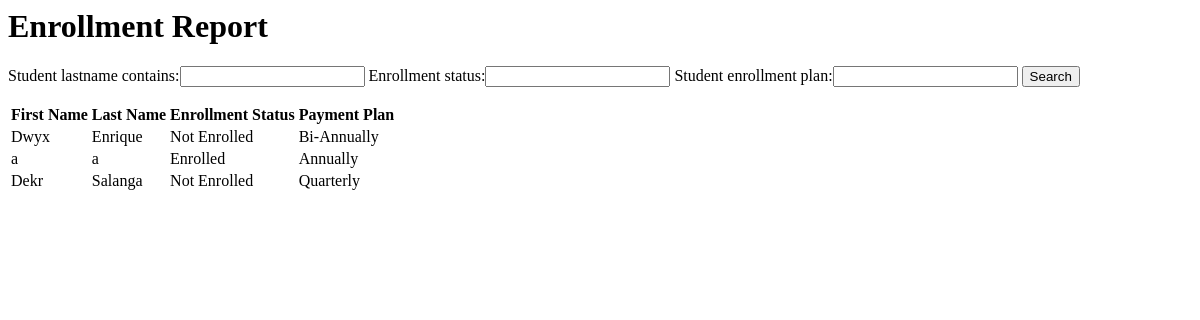
/studentEnrollment, run on an earlier commit of the app's database.
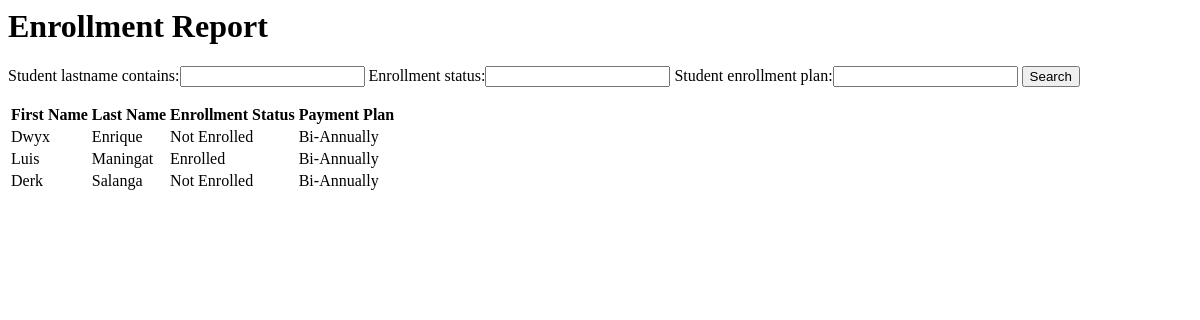
And on a later commit of the database.
### sis_app/models.py (models this page shows)
class Account(models.Model):
    username = models.CharField(max_length=128)
    password = models.CharField(max_length=128)#passwords should be stored hashed
    class Meta:
        abstract=True # Don't use this line if you want Contact to have its own table

class Student(Account):
    student_firstname = models.CharField(max_length=128, default=None)#
    student_lastname = models.CharField(max_length=128, default=None)#
    student_middlename = models.CharField(max_length=128, default=None)
    student_nickname = models.CharField(max_length=128, default=None)
    student_birthday = models.DateField(default=datetime.date.today())
    grade_levels = [
        ('Nursery','Nursery'),
        ('Kinder 1','Kinder 1'),
        ('Kinder 2', 'Kinder 2')
    ]
    student_grade_level = models.CharField(max_length=128, choices=grade_levels, default='Nursery')#
    status =[
    ('Not Enrolled','Not Enrolled'),
    ('Enrolled', 'Enrolled'),
    ]#
    enrollment_status = models.CharField(max_length=20, choices=status,default='Not Enrolled')#
    student_schoolyear_start=models.IntegerField(('year'), validators=[MinValueValidator(2000)], default=None)#
    student_address = models.CharField(max_length=300, default=None)
    student_religion = models.CharField(max_length=128, default=None)
    student_nationality = models.CharField(max_length=128, default=None)
    student_hobbies = models.TextField(max_length=500, default=None)
    student_likes = models.TextField(max_length=500, default=None)
    student_dislikes = models.TextField(max_length=500, default=None)
    student_shm = models.TextField(max_length=500, default=None)
    student_allergies = models.TextField(max_length=500, default=None)
    student_sd = models.TextField(max_length=500, default=None)
    student_oconsiderations = models.TextField(max_length=500, default=None)
    student_guardianemail = models.EmailField(max_length = 254, default=None)
    student_f_firstname = models.CharField(max_length=128, default=None)
    student_f_lastname = models.CharField(max_length=128, default=None)
    student_f_middlename = models.CharField(max_length=128, default=None)
    student_f_telno = models.CharField(max_length=128, default=None)
    student_f_address = models.CharField(max_length=300, default=None)
    student_f_occupation = models.CharField(max_length=128, default=None)
    student_f_employer = models.CharField(max_length=128, default=None)
    student_f_oaddress = models.CharField(max_length=300, default=None)
    student_f_otelno = models.CharField(max_length=128, default=None)
    student_f_natureofbusiness = models.CharField(max_length=128, default=None)
    student_m_firstname = models.CharField(max_length=128, default=None)
    student_m_lastname = models.CharField(max_length=128, default=None)
    student_m_middlename = models.CharField(max_length=128, default=None)
    student_m_telno = models.CharField(max_length=128, default=None)
    student_m_address = models.CharField(max_length=300, default=None)
    student_m_occupation = models.CharField(max_length=128, default=None)
    student_m_employer = models.CharField(max_length=128, default=None)
    student_m_oaddress = models.CharField(max_length=300, default=None)
    student_m_otelno = models.CharField(max_length=128, default=None)
    student_m_natureofbusiness = models.CharField(max_length=128, default=None)
    student_sibling_name = models.CharField(max_length=300, default=None)
    student_sibling_gender = models.CharField(max_length=128, default=None)
    student_sibling_age = models.IntegerField(default=None)
    student_sibling_school=models.CharField(max_length=300, default=None)
    student_medexp = models.BooleanField(default = False)
    student_rules = models.BooleanField(default = False)
    student_accuracy = models.BooleanField(default = False)
    student_signedname = models.CharField(max_length=300, default=None)
    student_signdate = models.DateField(default=datetime.date.today())
    enrollment_plan_choices =[
    ('Annually','Annually'),
    ('Bi-Annually', 'Bi-Annually'),
    ('Quarterly', 'Quarterly'),
    ]
    student_enrollment_plan = models.CharField(max_length=20, choices=enrollment_plan_choices,default='Annually')

### sis_app/views.py (the view)
# urls.py: path('studentEnrollment',views.EnrollmentStatusAndPaymentPlan, name="student_enrollment"),
def EnrollmentStatusAndPaymentPlan(request):
    students = Student.objects.all()
    myFilter2 = EnrollmentStatusAndPaymentPlanFilter(request.GET, queryset=students)
    students = myFilter2.qs
    context = {'studentList' : students, 'myFilter2': myFilter2}
    return render(request,"sis_app/Student_Enrollment.html", context)

### sis_app/templates/sis_app/Student_Enrollment.html (shortened to what this page needs)
{% load static %}
{%block content %}
<h1 class="pageHeading">Enrollment Report</h1>
<div class="form-container">
    <form method="get" style=>
        {{myFilter2.form}}
        <button class="buttonDesignPositive" type="submit">Search</button>
    </form>
</div>
<div class="table-container">
    <table class = "table table-borderless">
        <thead class= "border-bottom font-weight-bold">
            <tr>
                <th>First Name</th>
                <th>Last Name</th>
                <th>Enrollment Status</th>
                <th>Payment Plan</th>
                <th></th>
                <th></th>
                <th></th>
            </tr>
        </thead>
        <tbody>
            {% for student in studentList %}
            <tr>
                <td data-heading="First Name">{{student.student_firstname}}</td>
                <td data-heading="Last Name">{{student.student_lastname}}</td>
                <td data-heading="Enrollment Status">{{student.enrollment_status}}</td>
                <td data-heading="Payment Plan">{{student.student_enrollment_plan}}</td>
            </tr>
            {% endfor %}
        </tbody>
    </table>
</div>
{% endblock content %}

What changed in the data, as far as the page shows it:
removed Student: student_firstname "a", student_lastname "a", enrollment_status "Enrolled", student_enrollment_plan "Annually"
removed Student: student_firstname "Dekr", student_lastname "Salanga", enrollment_status "Not Enrolled", student_enrollment_plan "Quarterly"
added Student: student_firstname "Luis", student_lastname "Maningat", enrollment_status "Enrolled", student_enrollment_plan "Bi-Annually"
added Student: student_firstname "Derk", student_lastname "Salanga", enrollment_status "Not Enrolled", student_enrollment_plan "Bi-Annually"
